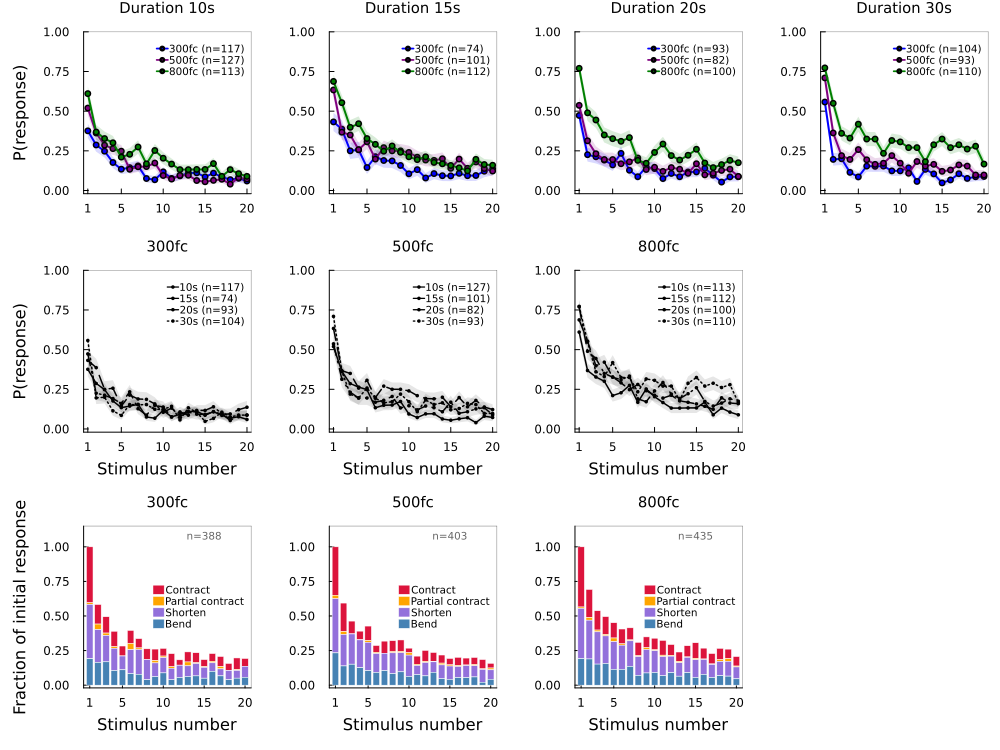

The Julia source for this figure:
using CSV, DataFrames, Plots, Statistics

df = CSV.read("../data/light_variation0814.csv", DataFrame)

hab = filter(r -> r.trial == 1 && !isnan(r.response), df)

hab.intensity = first.(split.(hab.condition))
hab.duration = parse.(Int, replace.(last.(split.(hab.condition)), "s" => ""))

intensities = ["300fc", "500fc", "800fc"]
durations = [10, 15, 20, 30]
intensity_colors = Dict("300fc" => :blue, "500fc" => :purple, "800fc" => :green)
dur_styles = Dict(10 => :solid, 15 => :dash, 20 => :dashdot, 30 => :dot)

subtypes = [:bend, :shorten, :partial_contract, :contract]
subtype_labels = ["Bend", "Shorten", "Partial contract", "Contract"]
subtype_colors = [:steelblue, :mediumpurple, :orange, :crimson]
subtype_styles = [:solid, :dash, :dashdot, :dot]

function compute_rates(sub)
    total = zeros(20)
    se = zeros(20)
    sub_rates = zeros(20, 4)
    ns = zeros(Int, 20)
    for s in 1:20
        rows = filter(r -> r.stimulus == s, sub)
        n = nrow(rows)
        ns[s] = n
        if n > 0
            p = mean(rows.response)
            total[s] = p
            se[s] = sqrt(p * (1 - p) / n)
            for (j, st) in enumerate(subtypes)
                sub_rates[s, j] = sum(rows[!, st]) / n
            end
        end
    end
    return total, se, sub_rates, ns
end

# --- Row 1: Panels C-E, grouped by duration ---
pCE = []
for (ci, dur) in enumerate([10, 15, 20, 30])
    p = plot(title="Duration $(dur)s",
             ylims=(-0.02, 1.0), xlims=(0.5, 20.5), xticks=[1, 5, 10, 15, 20],
             framestyle=:semi, grid=false,
             ylabel=ci == 1 ? "P(response)" : "",
             xlabel="", legend=false, titlefontsize=10)
    for intensity in intensities
        sub = filter(r -> r.intensity == intensity && r.duration == dur, hab)
        total, ses, _, ns = compute_rates(sub)
        col = intensity_colors[intensity]
        plot!(p, 1:20, total, ribbon=ses, color=col, fillalpha=0.15,
              linewidth=2, marker=:circle, markersize=3,
              label="$(intensity) (n=$(ns[1]))")
    end
    plot!(p, legend=:topright, foreground_color_legend=nothing, legendfontsize=7)
    push!(pCE, p)
end

# --- Row 2: Panels F-H, grouped by intensity ---
pFH = []
for (ri, intensity) in enumerate(intensities)
    p = plot(title="$(intensity)",
             ylims=(-0.02, 1.0), xlims=(0.5, 20.5), xticks=[1, 5, 10, 15, 20],
             framestyle=:semi, grid=false,
             ylabel=ri == 1 ? "P(response)" : "",
             xlabel="Stimulus number", legend=false, titlefontsize=10)
    for dur in durations
        sub = filter(r -> r.intensity == intensity && r.duration == dur, hab)
        total, ses, _, ns = compute_rates(sub)
        plot!(p, 1:20, total, ribbon=ses, color=:black, fillalpha=0.1,
              linewidth=1.5, linestyle=dur_styles[dur], marker=:circle, markersize=2,
              label="$(dur)s (n=$(ns[1]))")
    end
    plot!(p, legend=:topright, foreground_color_legend=nothing, legendfontsize=7)
    push!(pFH, p)
end

# --- Row 3: P(subtype | responded), one panel per intensity, all durations pooled ---
function compute_conditional_rates(sub)
    cond_rates = zeros(20, 4)
    n_resp = zeros(Int, 20)
    for s in 1:20
        rows = filter(r -> r.stimulus == s, sub)
        responders = filter(r -> r.response == 1.0, rows)
        n = nrow(responders)
        n_resp[s] = n
        if n > 0
            for (j, st) in enumerate(subtypes)
                cond_rates[s, j] = sum(responders[!, st]) / n
            end
        end
    end
    return cond_rates, n_resp
end

# --- Row 3: Stacked bars of raw P(subtype), normalized so stimulus 1 total = 1.0 ---
pSub = []
for (ri, intensity) in enumerate(intensities)
    sub = filter(r -> r.intensity == intensity, hab)
    _, _, sub_rates, ns = compute_rates(sub)

    total_s1 = sum(sub_rates[1, :])
    norm_rates = total_s1 > 0 ? sub_rates ./ total_s1 : sub_rates
    cumrates = cumsum(norm_rates, dims=2)

    p = plot(title="$(intensity)",
             ylims=(-0.02, 1.15), xlims=(0.25, 20.75), xticks=[1, 5, 10, 15, 20],
             framestyle=:semi, grid=false,
             ylabel=ri == 1 ? "Fraction of initial response" : "",
             xlabel="Stimulus number", legend=false, titlefontsize=10)

    for j in reverse(1:4)
        bottom = j == 1 ? zeros(20) : cumrates[:, j-1]
        bar!(p, 1:20, cumrates[:, j], fillrange=bottom,
             bar_width=0.8, color=subtype_colors[j], linecolor=:white, linewidth=0.5,
             label=subtype_labels[j])
    end

    plot!(p, legend=:right, foreground_color_legend=nothing, legendfontsize=7)
    annotate!(p, 15, 1.08, text("n=$(ns[1])", 7, :gray40))
    push!(pSub, p)
end

l = @layout [a b c d; e f g _; h i j _]
fig = plot(pCE..., pFH..., pSub...,
           layout=l, size=(1000, 750),
           left_margin=5Plots.mm, bottom_margin=4Plots.mm, top_margin=2Plots.mm)

savefig(fig, "habituation_subtypes.png")
println("Saved to scratch/habituation_subtypes.png")

# Top row only as 2x2
fig_top = plot(pCE..., layout=(2, 2), size=(650, 500),
               left_margin=5Plots.mm, bottom_margin=5Plots.mm, top_margin=2Plots.mm)
savefig(fig_top, "habituation_by_duration.png")
println("Saved to scratch/habituation_by_duration.png")

# Row 2 as 2x2 (3 panels + blank)
fig_int = plot(pFH..., plot(framestyle=:none, grid=false, legend=false),
               layout=(2, 2), size=(650, 500),
               left_margin=5Plots.mm, bottom_margin=5Plots.mm, top_margin=2Plots.mm)
savefig(fig_int, "habituation_by_intensity.png")
println("Saved to scratch/habituation_by_intensity.png")

# Row 3 as 2x2
fig_sub = plot(pSub..., plot(framestyle=:none, grid=false, legend=false),
               layout=(2, 2), size=(650, 500),
               left_margin=5Plots.mm, bottom_margin=5Plots.mm, top_margin=2Plots.mm)
savefig(fig_sub, "habituation_conditional_subtypes.png")
println("Saved to scratch/habituation_conditional_subtypes.png")
